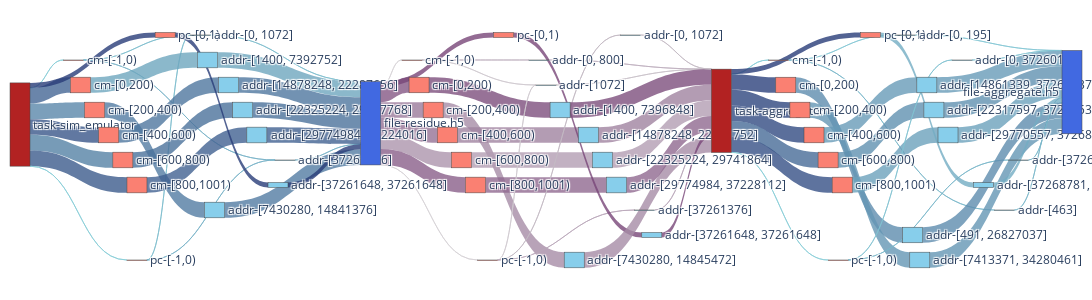

Notebook cell for this chart:
### Code cell
f2_nodes, f2_nodes_dict = get_nodes_for_sankey(F2,rm_tags=['sim','agg_r','agg_w'])

# print(node_ref2)

f2_links = get_links_for_sankey(F2, f2_nodes_dict)
fig = go.Figure(go.Sankey(
            node = f2_nodes,
            link = f2_links, orientation='h'))

fig.update_layout(
    autosize=False,
    width=2000,
    height=300,
    margin=dict(
        l=10,
        r=10,
        b=40,
        t=10,
        pad=4
    ),
)
fig.show()
fig.write_html(f"{image_path}/sankey-grouped-sim_w_agg_r_w-vol-vfd.html")

### Figure 1 — Plotly figure (JSON) as saved in the notebook; plotly's stock layout.template omitted (floating-point values rounded to 4 significant figures)
{"data": [{"link": {"color": ["rgba(136.42857142857142, 204.64285714285714, 216.42857142857142, 0.8)", "rgba(68.57142857142857, 102.85714285714286, 148.57142857142856, 0.8)", "rgba(90.0, 135.0, 170.0, 0.8)", "rgba(57.85714285714286, 86.78571428571429, 137.85714285714286, 0.8)", "rgba(86.42857142857142, 129.64285714285714, 166.42857142857142, 0.8)", "rgba(61.42857142857143, 92.14285714285714, 141.42857142857144, 0.8)", "rgba(136.42857142857142, 204.64285714285714, 216.42857142857142, 0.8)", "rgba(40.0, 60.0, 120.0, 0.8)", "rgba(125.71428571428572, 188.57142857142858, 205.71428571428572, 0.8)", "rgba(118.57142857142857, 177.85714285714286, 198.57142857142858, 0.8)", "rgba(125.71428571428572, 188.57142857142858, 205.71428571428572, 0.8)", "rgba(118.57142857142857, 177.85714285714286, 198.57142857142858, 0.8)", "rgba(111.42857142857143, 167.14285714285714, 191.42857142857144, 0.8)", "rgba(82.85714285714286, 124.28571428571429, 162.85714285714286, 0.8)", "rgba(79.28571428571428, 118.92857142857143, 159.28571428571428, 0.8)", "rgba(75.71428571428571, 113.57142857142857, 155.71428571428572, 0.8)", "rgba(65.0, 97.5, 145.0, 0.8)", "rgba(40.0, 60.0, 120.0, 0.8)", "rgba(125.71428571428572, 188.57142857142858, 205.71428571428572, 0.8)", "rgba(118.57142857142857, 177.85714285714286, 198.57142857142858, 0.8)", "rgba(111.42857142857143, 167.14285714285714, 191.42857142857144, 0.8)", "rgba(82.85714285714286, 124.28571428571429, 162.85714285714286, 0.8)", "rgba(79.28571428571428, 118.92857142857143, 159.28571428571428, 0.8)", "rgba(75.71428571428571, 113.57142857142857, 155.71428571428572, 0.8)", "rgba(65.0, 97.5, 145.0, 0.8)", "rgba(40.0, 60.0, 120.0, 0.8)", "rgba(214.11764705882354, 211.1764705882353, 214.11764705882354, 0.8)", "rgba(131.76470588235293, 87.64705882352942, 131.76470588235293, 0.8)", "rgba(155.29411764705884, 122.94117647058823, 155.29411764705884, 0.8)", "rgba(149.41176470588235, 114.11764705882352, 149.41176470588235, 0.8)", "rgba(172.94117647058823, 149.41176470588235, 172.94117647058823, 0.8)", "rgba(137.64705882352942, 96.47058823529413, 137.64705882352942, 0.8)", "rgba(214.11764705882354, 211.1764705882353, 214.11764705882354, 0.8)", "rgba(120.0, 70.0, 120.0, 0.8)", "rgba(190.58823529411765, 175.88235294117646, 190.58823529411765, 0.8)", "rgba(208.23529411764707, 202.35294117647058, 208.23529411764707, 0.8)", "rgba(125.88235294117646, 78.8235294117647, 125.88235294117646, 0.8)", "rgba(167.05882352941177, 140.58823529411765, 167.05882352941177, 0.8)", "rgba(161.1764705882353, 131.76470588235293, 161.1764705882353, 0.8)", "rgba(178.8235294117647, 158.23529411764707, 178.8235294117647, 0.8)", "rgba(143.52941176470588, 105.29411764705883, 143.52941176470588, 0.8)", "rgba(196.47058823529412, 184.70588235294116, 196.47058823529412, 0.8)", "rgba(208.23529411764707, 202.35294117647058, 208.23529411764707, 0.8)", "rgba(184.70588235294116, 167.05882352941177, 184.70588235294116, 0.8)", "rgba(120.0, 70.0, 120.0, 0.8)", "rgba(190.58823529411765, 175.88235294117646, 190.58823529411765, 0.8)", "rgba(202.35294117647058, 193.52941176470588, 202.35294117647058, 0.8)", "rgba(125.88235294117646, 78.8235294117647, 125.88235294117646, 0.8)", "rgba(167.05882352941177, 140.58823529411765, 167.05882352941177, 0.8)", "rgba(161.1764705882353, 131.76470588235293, 161.1764705882353, 0.8)", "rgba(178.8235294117647, 158.23529411764707, 178.8235294117647, 0.8)", "rgba(143.52941176470588, 105.29411764705883, 143.52941176470588, 0.8)", "rgba(196.47058823529412, 184.70588235294116, 196.47058823529412, 0.8)", "rgba(184.70588235294116, 167.05882352941177, 184.70588235294116, 0.8)", "rgba(120.0, 70.0, 120.0, 0.8)", "rgba(136.42857142857142, 204.64285714285714, 216.42857142857142, 0.8)", "rgba(43.57142857142857, 65.35714285714286, 123.57142857142857, 0.8)", "rgba(47.14285714285715, 70.71428571428572, 127.14285714285715, 0.8)", "rgba(50.71428571428571, 76.07142857142856, 130.71428571428572, 0.8)", "rgba(72.14285714285714, 108.21428571428571, 152.14285714285714, 0.8)", "rgba(54.28571428571429, 81.42857142857144, 134.28571428571428, 0.8)", "rgba(136.42857142857142, 204.64285714285714, 216.42857142857142, 0.8)", "rgba(40.0, 60.0, 120.0, 0.8)", "rgba(132.85714285714286, 199.28571428571428, 212.85714285714286, 0.8)", "rgba(122.14285714285714, 183.21428571428572, 202.14285714285714, 0.8)", "rgba(93.57142857142858, 140.35714285714286, 173.57142857142858, 0.8)", "rgba(100.71428571428572, 151.07142857142856, 180.71428571428572, 0.8)", "rgba(104.28571428571428, 156.42857142857144, 184.28571428571428, 0.8)", "rgba(97.14285714285714, 145.71428571428572, 177.14285714285714, 0.8)", "rgba(107.85714285714286, 161.78571428571428, 187.85714285714286, 0.8)", "rgba(129.28571428571428, 193.92857142857144, 209.28571428571428, 0.8)", "rgba(122.14285714285714, 183.21428571428572, 202.14285714285714, 0.8)", "rgba(115.0, 172.5, 195.0, 0.8)", "rgba(132.85714285714286, 199.28571428571428, 212.85714285714286, 0.8)", "rgba(122.14285714285714, 183.21428571428572, 202.14285714285714, 0.8)", "rgba(93.57142857142858, 140.35714285714286, 173.57142857142858, 0.8)", "rgba(100.71428571428572, 151.07142857142856, 180.71428571428572, 0.8)", "rgba(104.28571428571428, 156.42857142857144, 184.28571428571428, 0.8)", "rgba(97.14285714285714, 145.71428571428572, 177.14285714285714, 0.8)", "rgba(107.85714285714286, 161.78571428571428, 187.85714285714286, 0.8)", "rgba(129.28571428571428, 193.92857142857144, 209.28571428571428, 0.8)", "rgba(122.14285714285714, 183.21428571428572, 202.14285714285714, 0.8)", "rgba(115.0, 172.5, 195.0, 0.8)"], "label": ["Access Volume : 0 <br />Average Count : 4 <br />Average Access Size : 0 <br />Operation : write<br />Bandwidth : 0", "Access Volume : 7.42 MB <br />Average Count : 200 <br />Average Access Size : 37.11 KB <br />Operation : write<br />Bandwidth : 2.41 MB/s", "Access Volume : 7.44 MB <br />Average Count : 200 <br />Average Access Size : 37.21 KB <br />Operation : write<br />Bandwidth : 1.87 MB/s", "Access Volume : 7.44 MB <br />Average Count : 200 <br />Average Access Size : 37.2 KB <br />Operation : write<br />Bandwidth : 2.51 MB/s", "Access Volume : 7.44 MB <br />Average Count : 200 <br />Average Access Size : 37.21 KB <br />Operation : write<br />Bandwidth : 1.89 MB/s", "Access Volume : 7.48 MB <br />Average Count : 201 <br />Average Access Size : 37.21 KB <br />Operation : write<br />Bandwidth : 2.48 MB/s", "Access Volume : 0 <br />Average Count : 4 <br />Average Access Size : 0 <br />Operation : write<br />Bandwidth : 0", "Access Volume : 2.4 MB <br />Average Count : 1 <br />Average Access Size : 2.4 MB <br />Operation : write<br />Bandwidth : 1.56 GB/s", "Access Volume : 5.19 KB <br />Average Count : 24 <br />Average Access Size : 216.33 B <br />Operation : write<br />Bandwidth : 292.05 B/s", "Access Volume : 272 B <br />Average Count : 1 <br />Average Access Size : 272 B <br />Operation : write<br />Bandwidth : 176.85 KB/s", "Access Volume : 5.19 KB <br />Average Count : 24 <br />Average Access Size : 216.33 B <br />Operation : write<br />Bandwidth : 292.05 B/s", "Access Volume : 272 B <br />Average Count : 1 <br />Average Access Size : 272 B <br />Operation : write<br />Bandwidth : 176.85 KB/s", "Access Volume : 7.46 MB <br />Average Count : 202 <br />Average Access Size : 36.94 KB <br />Operation : write<br />Bandwidth : 440.16 KB/s", "Access Volume : 7.45 MB <br />Average Count : 200 <br />Average Access Size : 37.24 KB <br />Operation : write<br />Bandwidth : 2.11 MB/s", "Access Volume : 7.45 MB <br />Average Count : 200 <br />Average Access Size : 37.23 KB <br />Operation : write<br />Bandwidth : 2.12 MB/s", "Access Volume : 7.45 MB <br />Average Count : 200 <br />Average Access Size : 37.25 KB <br />Operation : write<br />Bandwidth : 2.13 MB/s", "Access Volume : 7.49 MB <br />Average Count : 201 <br />Average Access Size : 37.25 KB <br />Operation : write<br />Bandwidth : 2.42 MB/s", "Access Volume : 2.4 MB <br />Average Count : 1 <br />Average Access Size : 2.4 MB <br />Operation : write<br />Bandwidth : 1.56 GB/s", "Access Volume : 5.19 KB <br />Average Count : 24 <br />Average Access Size : 216.33 B <br />Operation : write<br />Bandwidth : 292.05 B/s", "Access Volume : 272 B <br />Average Count : 1 <br />Average Access Size : 272 B <br />Operation : write<br />Bandwidth : 176.85 KB/s", "Access Volume : 7.46 MB <br />Average Count : 202 <br />Average Access Size : 36.94 KB <br />Operation : write<br />Bandwidth : 440.16 KB/s", "Access Volume : 7.45 MB <br />Average Count : 200 <br />Average Access Size : 37.24 KB <br />Operation : write<br />Bandwidth : 2.11 MB/s", "Access Volume : 7.45 MB <br />Average Count : 200 <br />Average Access Size : 37.23 KB <br />Operation : write<br />Bandwidth : 2.12 MB/s", "Access Volume : 7.45 MB <br />Average Count : 200 <br />Average Access Size : 37.25 KB <br />Operation : write<br />Bandwidth : 2.13 MB/s", "Access Volume : 7.49 MB <br />Average Count : 201 <br />Average Access Size : 37.25 KB <br />Operation : write<br />Bandwidth : 2.42 MB/s", "Access Volume : 2.4 MB <br />Average Count : 1 <br />Average Access Size : 2.4 MB <br />Operation : write<br />Bandwidth : 1.56 GB/s", "Access Volume : 0 <br />Average Count : 3 <br />Average Access Size : 0 <br />Operation : read<br />Bandwidth : 0", "Access Volume : 7.42 MB <br />Average Count : 200 <br />Average Access Size : 37.11 KB <br />Operation : read<br />Bandwidth : 11.12 MB/s", "Access Volume : 7.44 MB <br />Average Count : 200 <br />Average Access Size : 37.21 KB <br />Operation : read<br />Bandwidth : 10.68 MB/s", "Access Volume : 7.44 MB <br />Average Count : 200 <br />Average Access Size : 37.2 KB <br />Operation : read<br />Bandwidth : 10.69 MB/s", "Access Volume : 7.44 MB <br />Average Count : 200 <br />Average Access Size : 37.21 KB <br />Operation : read<br />Bandwidth : 10.43 MB/s", "Access Volume : 7.48 MB <br />Average Count : 201 <br />Average Access Size : 37.21 KB <br />Operation : read<br />Bandwidth : 10.78 MB/s", "Access Volume : 0 <br />Average Count : 3 <br />Average Access Size : 0 <br />Operation : read<br />Bandwidth : 0", "Access Volume : 2.4 MB <br />Average Count : 1 <br />Average Access Size : 2.4 MB <br />Operation : read<br />Bandwidth : 1.56 GB/s", "Access Volume : 2.18 KB <br />Average Count : 8 <br />Average Access Size : 273 B <br />Operation : read<br />Bandwidth : 46.58 KB/s", "Access Volume : 328 B <br />Average Count : 1 <br />Average Access Size : 328 B <br />Operation : read<br />Bandwidth : 93.56 B/s", "Access Volume : 7.43 MB <br />Average Count : 399 <br />Average Access Size : 18.62 KB <br />Operation : read<br />Bandwidth : 11.19 MB/s", "Access Volume : 7.45 MB <br />Average Count : 400 <br />Average Access Size : 18.62 KB <br />Operation : read<br />Bandwidth : 10.67 MB/s", "Access Volume : 7.45 MB <br />Average Count : 400 <br />Average Access Size : 18.62 KB <br />Operation : read<br />Bandwidth : 10.68 MB/s", "Access Volume : 7.45 MB <br />Average Count : 400 <br />Average Access Size : 18.62 KB <br />Operation : read<br />Bandwidth : 10.41 MB/s", "Access Volume : 7.49 MB <br />Average Count : 402 <br />Average Access Size : 18.62 KB <br />Operation : read<br />Bandwidth : 10.76 MB/s", "Access Volume : 1.57 KB <br />Average Count : 4 <br />Average Access Size : 392 B <br />Operation : read<br />Bandwidth : 32.85 KB/s", "Access Volume : 328 B <br />Average Count : 1 <br />Average Access Size : 328 B <br />Operation : read<br />Bandwidth : 93.56 B/s", "Access Volume : 512 B <br />Average Count : 1 <br />Average Access Size : 512 B <br />Operation : read<br />Bandwidth : 332.9 KB/s", "Access Volume : 2.4 MB <br />Average Count : 1 <br />Average Access Size : 2.4 MB <br />Operation : read<br />Bandwidth : 1.56 GB/s", "Access Volume : 2.18 KB <br />Average Count : 8 <br />Average Access Size : 273 B <br />Operation : read<br />Bandwidth : 46.58 KB/s", "Access Volume : 656 B <br />Average Count : 2 <br />Average Access Size : 328 B <br />Operation : read<br />Bandwidth : 187.13 B/s", "Access Volume : 7.43 MB <br />Average Count : 399 <br />Average Access Size : 18.62 KB <br />Operation : read<br />Bandwidth : 11.19 MB/s", "Access Volume : 7.45 MB <br />Average Count : 400 <br />Average Access Size : 18.62 KB <br />Operation : read<br />Bandwidth : 10.67 MB/s", "Access Volume : 7.45 MB <br />Average Count : 400 <br />Average Access Size : 18.62 KB <br />Operation : read<br />Bandwidth : 10.68 MB/s", "Access Volume : 7.45 MB <br />Average Count : 400 <br />Average Access Size : 18.62 KB <br />Operation : read<br />Bandwidth : 10.41 MB/s", "Access Volume : 7.49 MB <br />Average Count : 402 <br />Average Access Size : 18.62 KB <br />Operation : read<br />Bandwidth : 10.76 MB/s", "Access Volume : 1.57 KB <br />Average Count : 4 <br />Average Access Size : 392 B <br />Operation : read<br />Bandwidth : 32.85 KB/s", "Access Volume : 512 B <br />Average Count : 1 <br />Average Access Size : 512 B <br />Operation : read<br />Bandwidth : 332.9 KB/s", "Access Volume : 2.4 MB <br />Average Count : 1 <br />Average Access Size : 2.4 MB <br />Operation : read<br />Bandwidth : 1.56 GB/s", "Access Volume : 0 <br />Average Count : 3 <br />Average Access Size : 0 <br />Operation : write<br />Bandwidth : 0", "Access Volume : 7.42 MB <br />Average Count : 200 <br />Average Access Size : 37.11 KB <br />Operation : write<br />Bandwidth : 5.64 MB/s", "Access Volume : 7.44 MB <br />Average Count : 200 <br />Average Access Size : 37.21 KB <br />Operation : write<br />Bandwidth : 4.46 MB/s", "Access Volume : 7.44 MB <br />Average Count : 200 <br />Average Access Size : 37.2 KB <br />Operation : write<br />Bandwidth : 4.06 MB/s", "Access Volume : 7.44 MB <br />Average Count : 200 <br />Average Access Size : 37.21 KB <br />Operation : write<br />Bandwidth : 2.37 MB/s", "Access Volume : 7.48 MB <br />Average Count : 201 <br />Average Access Size : 37.21 KB <br />Operation : write<br />Bandwidth : 2.68 MB/s", "Access Volume : 0 <br />Average Count : 3 <br />Average Access Size : 0 <br />Operation : write<br />Bandwidth : 0", "Access Volume : 2.4 MB <br />Average Count : 1 <br />Average Access Size : 2.4 MB <br />Operation : write<br />Bandwidth : 1.56 GB/s", "Access Volume : 562 B <br />Average Count : 4 <br />Average Access Size : 140.5 B <br />Operation : write<br />Bandwidth : 25.2 B/s", "Access Volume : 28 B <br />Average Count : 1 <br />Average Access Size : 28 B <br />Operation : write<br />Bandwidth : 18.21 KB/s", "Access Volume : 7.42 MB <br />Average Count : 398 <br />Average Access Size : 18.63 KB <br />Operation : write<br />Bandwidth : 1.14 MB/s", "Access Volume : 7.45 MB <br />Average Count : 400 <br />Average Access Size : 18.63 KB <br />Operation : write<br />Bandwidth : 912.66 KB/s", "Access Volume : 7.45 MB <br />Average Count : 400 <br />Average Access Size : 18.63 KB <br />Operation : write<br />Bandwidth : 856.42 KB/s", "Access Volume : 7.45 MB <br />Average Count : 400 <br />Average Access Size : 18.63 KB <br />Operation : write<br />Bandwidth : 928.42 KB/s", "Access Volume : 7.49 MB <br />Average Count : 401 <br />Average Access Size : 18.68 KB <br />Operation : write<br />Bandwidth : 530 KB/s", "Access Volume : 876 B <br />Average Count : 5 <br />Average Access Size : 175.2 B <br />Operation : write<br />Bandwidth : 74.18 B/s", "Access Volume : 28 B <br />Average Count : 1 <br />Average Access Size : 28 B <br />Operation : write<br />Bandwidth : 18.21 KB/s", "Access Volume : 2.4 MB <br />Average Count : 1000 <br />Average Access Size : 2.4 KB <br />Operation : write<br />Bandwidth : 328.73 KB/s", "Access Volume : 562 B <br />Average Count : 4 <br />Average Access Size : 140.5 B <br />Operation : write<br />Bandwidth : 25.2 B/s", "Access Volume : 28 B <br />Average Count : 1 <br />Average Access Size : 28 B <br />Operation : write<br />Bandwidth : 18.21 KB/s", "Access Volume : 7.42 MB <br />Average Count : 398 <br />Average Access Size : 18.63 KB <br />Operation : write<br />Bandwidth : 1.14 MB/s", "Access Volume : 7.45 MB <br />Average Count : 400 <br />Average Access Size : 18.63 KB <br />Operation : write<br />Bandwidth : 912.66 KB/s", "Access Volume : 7.45 MB <br />Average Count : 400 <br />Average Access Size : 18.63 KB <br />Operation : write<br />Bandwidth : 856.42 KB/s", "Access Volume : 7.45 MB <br />Average Count : 400 <br />Average Access Size : 18.63 KB <br />Operation : write<br />Bandwidth : 928.42 KB/s", "Access Volume : 7.49 MB <br />Average Count : 401 <br />Average Access Size : 18.68 KB <br />Operation : write<br />Bandwidth : 530 KB/s", "Access Volume : 876 B <br />Average Count : 5 <br />Average Access Size : 175.2 B <br />Operation : write<br />Bandwidth : 74.18 B/s", "Access Volume : 28 B <br />Average Count : 1 <br />Average Access Size : 28 B <br />Operation : write<br />Bandwidth : 18.21 KB/s", "Access Volume : 2.4 MB <br />Average Count : 1000 <br />Average Access Size : 2.4 KB <br />Operation : write<br />Bandwidth : 328.73 KB/s"], "source": [0, 0, 0, 0, 0, 0, 0, 0, 1, 1, 2, 2, 3, 4, 5, 6, 7, 8, 9, 10, 11, 12, 13, 14, 15, 16, 17, 17, 17, 17, 17, 17, 17, 17, 18, 18, 19, 20, 21, 22, 23, 24, 24, 24, 25, 26, 27, 28, 29, 30, 31, 32, 33, 34, 35, 36, 36, 36, 36, 36, 36, 36, 36, 37, 37, 38, 39, 40, 41, 42, 43, 43, 44, 45, 46, 47, 48, 49, 50, 51, 52, 53, 54], "target": [1, 3, 4, 5, 6, 7, 2, 8, 9, 10, 9, 10, 11, 12, 13, 14, 15, 16, 17, 17, 17, 17, 17, 17, 17, 17, 18, 19, 20, 21, 22, 23, 24, 25, 26, 27, 28, 29, 30, 31, 32, 33, 27, 34, 35, 36, 36, 36, 36, 36, 36, 36, 36, 36, 36, 37, 38, 39, 40, 41, 42, 43, 44, 45, 46, 47, 48, 49, 50, 51, 52, 53, 54, 55, 55, 55, 55, 55, 55, 55, 55, 55, 55], "value": [1, 7422108, 7441148, 7440164, 7442936, 7479508, 1, 2400000, 5192, 272, 5192, 272, 7460880, 7447968, 7446976, 7449760, 7486392, 2400000, 5192, 272, 7460880, 7447968, 7446976, 7449760, 7486392, 2400000, 1, 7422108, 7441148, 7440164, 7442936, 7479508, 1, 2400000, 2184, 328, 7428880, 7447968, 7446976, 7449760, 7486392, 1568, 328, 512, 2400000, 2184, 656, 7428880, 7447968, 7446976, 7449760, 7486392, 1568, 512, 2400000, 1, 7422108, 7441148, 7440164, 7442936, 7479508, 1, 2400000, 562, 28, 7416064, 7451168, 7450176, 7452960, 7489592, 876, 28, 2400000, 562, 28, 7416064, 7451168, 7450176, 7452960, 7489592, 876, 28, 2400000]}, "node": {"color": ["FireBrick", "Salmon", "Salmon", "Salmon", "Salmon", "Salmon", "Salmon", "Salmon", "Salmon", "SkyBlue", "SkyBlue", "SkyBlue", "SkyBlue", "SkyBlue", "SkyBlue", "SkyBlue", "SkyBlue", "RoyalBlue", "Salmon", "Salmon", "Salmon", "Salmon", "Salmon", "Salmon", "Salmon", "Salmon", "SkyBlue", "SkyBlue", "SkyBlue", "SkyBlue", "SkyBlue", "SkyBlue", "SkyBlue", "SkyBlue", "SkyBlue", "SkyBlue", "FireBrick", "Salmon", "Salmon", "Salmon", "Salmon", "Salmon", "Salmon", "Salmon", "Salmon", "SkyBlue", "SkyBlue", "SkyBlue", "SkyBlue", "SkyBlue", "SkyBlue", "SkyBlue", "SkyBlue", "SkyBlue", "SkyBlue", "RoyalBlue"], "label": ["task-sim_emulator", "cm-[-1,0)", "pc-[-1,0)", "cm-[0,200)", "cm-[200,400)", "cm-[400,600)", "cm-[600,800)", "cm-[800,1001)", "pc-[0,1)", "addr-[0, 1072]", "addr-[37261376]", "addr-[1400, 7392752]", "addr-[7430280, 14841376]", "addr-[14878248, 22287656]", "addr-[22325224, 29737768]", "addr-[29774984, 37224016]", "addr-[37261648, 37261648]", "file-residue.h5", "cm-[-1,0)", "cm-[0,200)", "cm-[200,400)", "cm-[400,600)", "cm-[600,800)", "cm-[800,1001)", "pc-[-1,0)", "pc-[0,1)", "addr-[0, 800]", "addr-[1072]", "addr-[1400, 7396848]", "addr-[7430280, 14845472]", "addr-[14878248, 22291752]", "addr-[22325224, 29741864]", "addr-[29774984, 37228112]", "addr-[0, 1072]", "addr-[37261376]", "addr-[37261648, 37261648]", "task-aggregator", "cm-[-1,0)", "cm-[0,200)", "cm-[200,400)", "cm-[400,600)", "cm-[600,800)", "cm-[800,1001)", "pc-[-1,0)", "pc-[0,1)", "addr-[0, 195]", "addr-[463]", "addr-[491, 26827037]", "addr-[7413371, 34280461]", "addr-[14861339, 37262337]", "addr-[22317597, 37265537]", "addr-[29770557, 37268737]", "addr-[0, 37260149]", "addr-[37268753]", "addr-[37268781, 39674399]", "file-aggregate.h5"], "x": [0, 0.05921, 0.1382, 0.06579, 0.07895, 0.09211, 0.1053, 0.1184, 0.1447, 0.1776, 0.2566, 0.1842, 0.1908, 0.2039, 0.2171, 0.2303, 0.25, 0.3158, 0.375, 0.3816, 0.3947, 0.4079, 0.4211, 0.4342, 0.4539, 0.4605, 0.4934, 0.5, 0.5132, 0.5263, 0.5395, 0.5526, 0.5658, 0.5789, 0.5921, 0.5987, 0.6579, 0.7171, 0.7237, 0.7368, 0.75, 0.7632, 0.7763, 0.7895, 0.8026, 0.8355, 0.9276, 0.8421, 0.8487, 0.8553, 0.8618, 0.875, 0.8882, 0.9408, 0.9079, 1], "y": [0, 0.2, 0, 0.3, 0.4, 0.5, 0.6, 0.7, 0.1, 0.1, 0.6, 0.2, 0.8, 0.3, 0.4, 0.5, 0.7, 0, 0.2, 0.3, 0.4, 0.5, 0.6, 0.7, 0, 0.1, 0.2, 0.3, 0.4, 1, 0.5, 0.6, 0.7, 0.1, 0.8, 0.9, 0, 0.2, 0.3, 0.4, 0.5, 0.6, 0.7, 0, 0.1, 0.1, 0.8, 0.9, 1, 0.3, 0.4, 0.5, 0.2, 0.6, 0.7, 0]}, "orientation": "h", "type": "sankey"}], "layout": {"autosize": false, "height": 300, "margin": {"b": 40, "l": 10, "pad": 4, "r": 10, "t": 10}, "width": 2000}}
